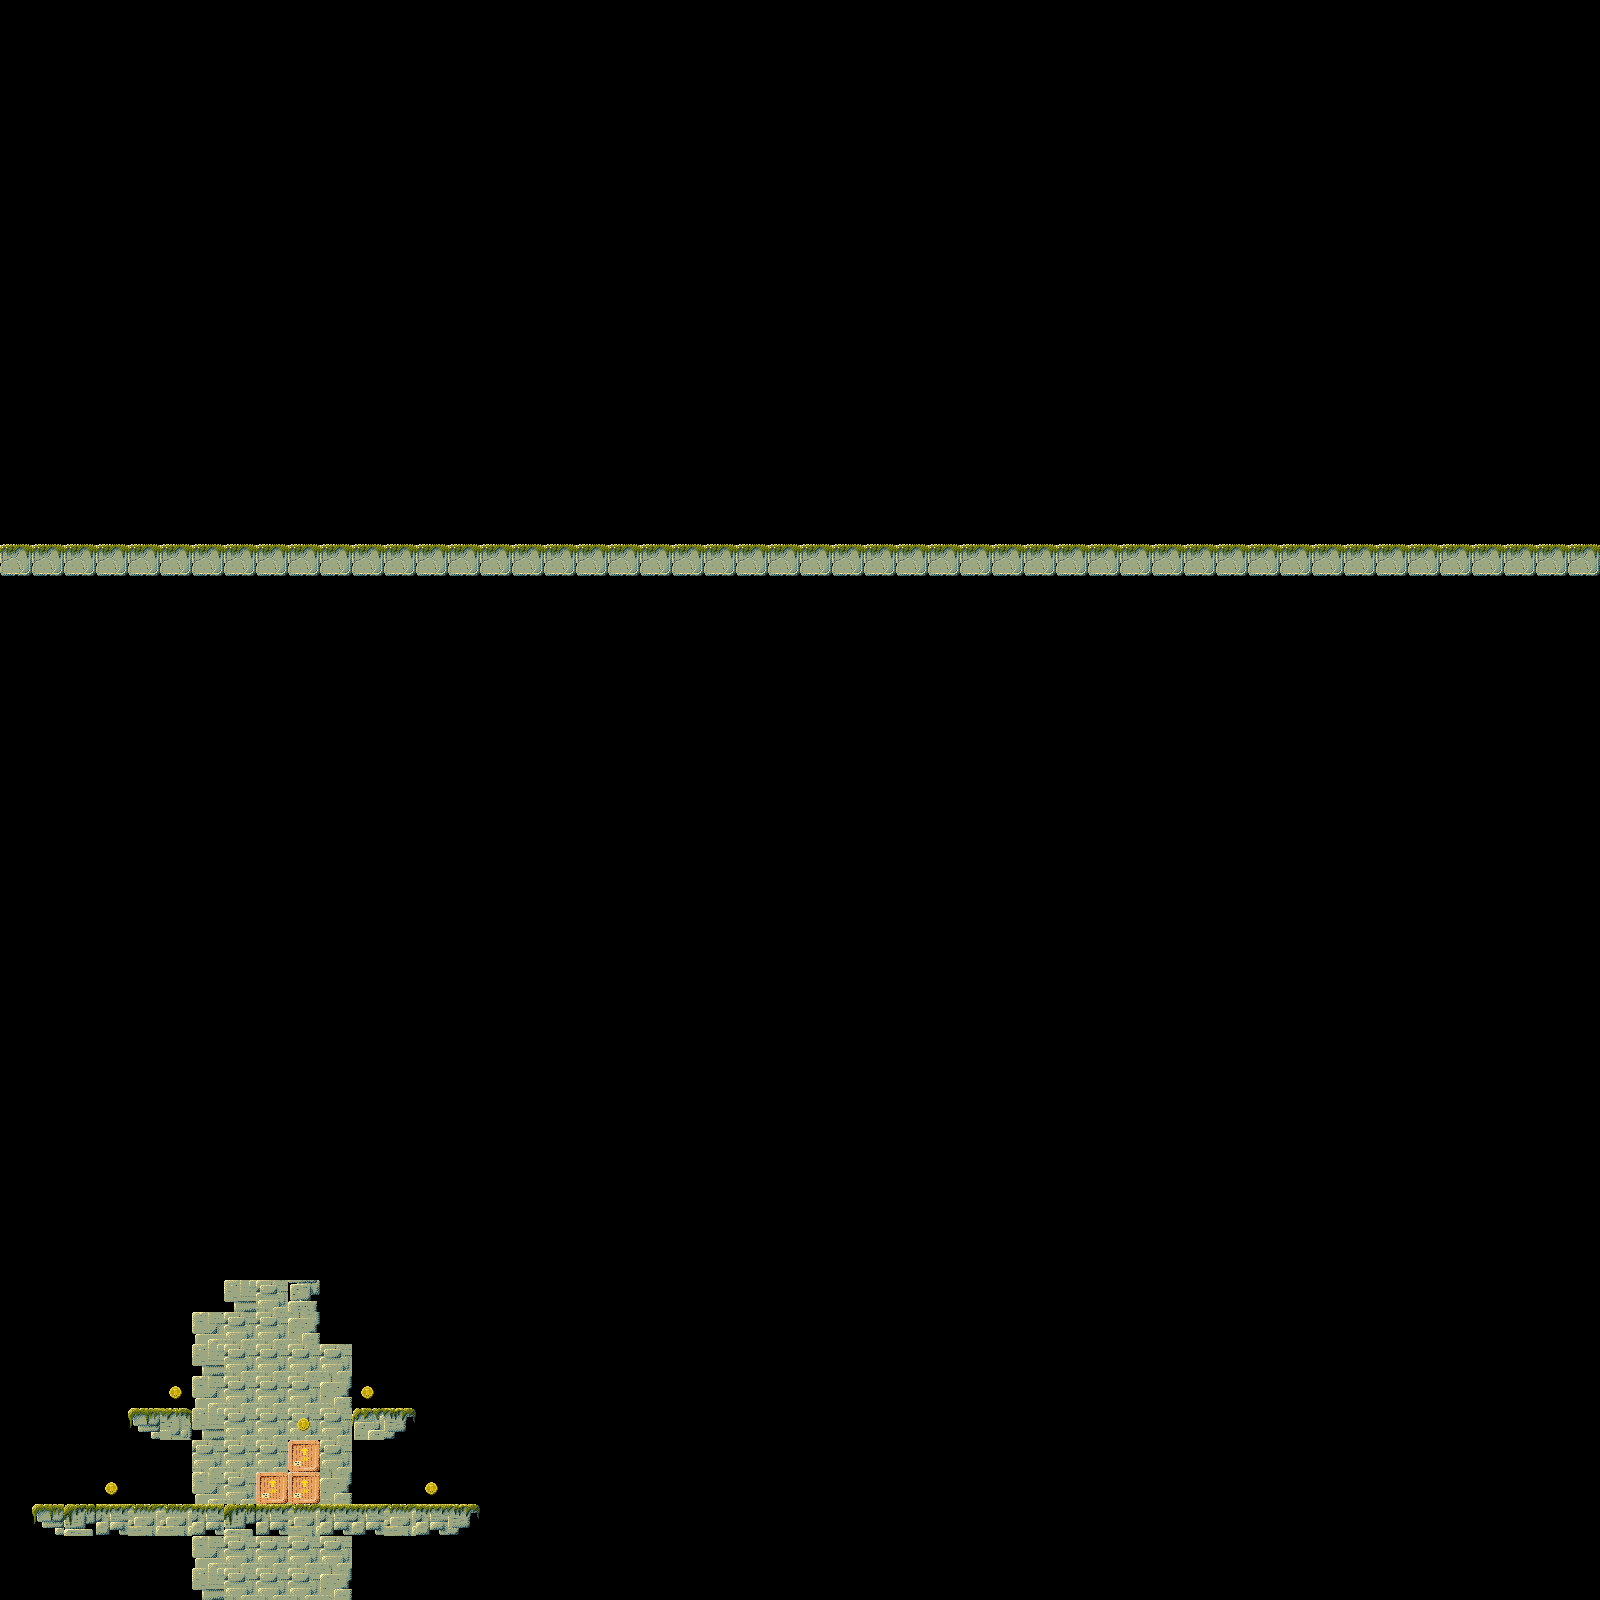

Rendered tile map (Tiled .tmx) drawn with the repository's tilesets; below, a short description and the map source with its tile grids summarised:
An orthogonal 50x50 tile map with 32x32 px tiles, 2 tile layers (Capa de Patrones 1, Capa de patrones 2), 6 tilesets.

<map version="1.0" orientation="orthogonal" renderorder="right-down" width="50" height="50" tilewidth="32" tileheight="32">
 <tileset firstgid="1" name="Sky" tilewidth="32" tileheight="32">
  <image source="JnRLayer01.png" trans="ff00ff" width="400" height="240" />
 </tileset>
 <tileset firstgid="85" name="tiles" tilewidth="32" tileheight="32">
  <image source="JnRTiles.png" trans="ff00ff" width="576" height="32" />
  <tile id="0">
   <properties>
    <property name="blocked" value="" />
   </properties>
  </tile>
  <tile id="1">
   <properties>
    <property name="blocked" value="" />
   </properties>
  </tile>
  <tile id="2">
   <properties>
    <property name="blocked" value="" />
   </properties>
  </tile>
  <tile id="3">
   <properties>
    <property name="blocked" value="" />
   </properties>
  </tile>
  <tile id="4">
   <properties>
    <property name="blocked" value="" />
   </properties>
  </tile>
  <tile id="5">
   <properties>
    <property name="blocked" value="" />
   </properties>
  </tile>
  <tile id="6">
   <properties>
    <property name="blocked" value="" />
   </properties>
  </tile>
  <tile id="7">
   <properties>
    <property name="blocked" value="" />
   </properties>
  </tile>
  <tile id="8">
   <properties>
    <property name="blocked" value="" />
   </properties>
  </tile>
  <tile id="9">
   <properties>
    <property name="blocked" value="" />
   </properties>
  </tile>
  <tile id="10">
   <properties>
    <property name="blocked" value="" />
   </properties>
  </tile>
  <tile id="11">
   <properties>
    <property name="blocked" value="" />
   </properties>
  </tile>
  <tile id="12">
   <properties>
    <property name="blocked" value="" />
   </properties>
  </tile>
  <tile id="13">
   <properties>
    <property name="blocked" value="" />
   </properties>
  </tile>
  <tile id="14">
   <properties>
    <property name="blocked" value="" />
   </properties>
  </tile>
  <tile id="15">
   <properties>
    <property name="blocked" value="" />
   </properties>
  </tile>
  <tile id="16">
   <properties>
    <property name="blocked" value="" />
   </properties>
  </tile>
  <tile id="17">
   <properties>
    <property name="coin" value="" />
   </properties>
  </tile>
 </tileset>
 <tileset firstgid="103" name="trans" tilewidth="32" tileheight="32">
  <image source="transparentTile.png" trans="ff00ff" width="32" height="32" />
 </tileset>
 <tileset firstgid="104" name="dead" tilewidth="32" tileheight="32">
  <image source="transparentTile.png" trans="ff00ff" width="32" height="32" />
  <tile id="0">
   <properties>
    <property name="dead" value="" />
   </properties>
  </tile>
 </tileset>
 <tileset firstgid="105" name="message1" tilewidth="32" tileheight="32">
  <image source="message1W4.png" width="97" height="80" />
 </tileset>
 <tileset firstgid="111" name="Message2" tilewidth="32" tileheight="32">
  <image source="message2W4.png" width="224" height="160" />
 </tileset>
 <layer name="Capa de Patrones 1" width="50" height="50">
  <properties>
   <property name="coinNumber" value="5" />
  </properties>
  <data>[2500 cells, 2499 non-empty, 6 distinct tile ids]</data>
 </layer>
 <layer name="Capa de patrones 2" width="50" height="50">
  <data>[2500 cells, 2499 non-empty, 12 distinct tile ids]</data>
 </layer>
</map>
